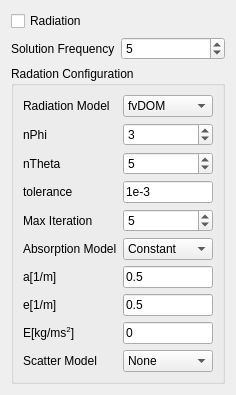
<?xml version="1.0" encoding="UTF-8"?>
<ui version="4.0">
 <class>Form</class>
 <widget class="QWidget" name="Form">
  <property name="geometry">
   <rect>
    <x>0</x>
    <y>0</y>
    <width>236</width>
    <height>365</height>
   </rect>
  </property>
  <property name="windowTitle">
   <string>Form</string>
  </property>
  <layout class="QHBoxLayout" name="horizontalLayout_2">
   <item>
    <layout class="QVBoxLayout" name="verticalLayout">
     <item>
      <widget class="QCheckBox" name="radiatChecBox">
       <property name="text">
        <string>Radiation </string>
       </property>
      </widget>
     </item>
     <item>
      <layout class="QHBoxLayout" name="horizontalLayout">
       <item>
        <widget class="QLabel" name="label">
         <property name="text">
          <string>Solution Frequency</string>
         </property>
        </widget>
       </item>
       <item>
        <widget class="QSpinBox" name="RadiateSoluFreqInput">
         <property name="singleStep">
          <number>1</number>
         </property>
         <property name="value">
          <number>5</number>
         </property>
        </widget>
       </item>
      </layout>
     </item>
     <item>
      <widget class="QGroupBox" name="groupBox">
       <property name="title">
        <string>Radation Configuration</string>
       </property>
       <layout class="QGridLayout" name="gridLayout">
        <item row="10" column="0">
         <widget class="QLabel" name="label_10">
          <property name="text">
           <string>e[1/m]</string>
          </property>
         </widget>
        </item>
        <item row="9" column="0">
         <widget class="QLabel" name="label_11">
          <property name="text">
           <string>a[1/m]</string>
          </property>
         </widget>
        </item>
        <item row="10" column="2">
         <widget class="QLineEdit" name="eInput">
          <property name="text">
           <string>0.5</string>
          </property>
         </widget>
        </item>
        <item row="3" column="2">
         <widget class="QLineEdit" name="radiatTolerInput">
          <property name="text">
           <string>1e-3</string>
          </property>
         </widget>
        </item>
        <item row="4" column="2">
         <widget class="QSpinBox" name="maxIterInput">
          <property name="value">
           <number>5</number>
          </property>
         </widget>
        </item>
        <item row="11" column="2">
         <widget class="QLineEdit" name="EInput">
          <property name="text">
           <string>0</string>
          </property>
         </widget>
        </item>
        <item row="2" column="0">
         <widget class="QLabel" name="label_7">
          <property name="text">
           <string>nTheta</string>
          </property>
         </widget>
        </item>
        <item row="1" column="0">
         <widget class="QLabel" name="label_5">
          <property name="text">
           <string>nPhi</string>
          </property>
         </widget>
        </item>
        <item row="5" column="0">
         <widget class="QLabel" name="label_3">
          <property name="text">
           <string>Absorption Model</string>
          </property>
         </widget>
        </item>
        <item row="9" column="2">
         <widget class="QLineEdit" name="aInput">
          <property name="text">
           <string>0.5</string>
          </property>
         </widget>
        </item>
        <item row="12" column="0">
         <widget class="QLabel" name="label_4">
          <property name="text">
           <string>Scatter Model</string>
          </property>
         </widget>
        </item>
        <item row="11" column="0">
         <widget class="QLabel" name="label_9">
          <property name="text">
           <string>E[kg/ms&lt;sup&gt;2&lt;/sup&gt;]</string>
          </property>
         </widget>
        </item>
        <item row="5" column="2">
         <widget class="QComboBox" name="AbsorpModelInput">
          <item>
           <property name="text">
            <string>Constant</string>
           </property>
          </item>
          <item>
           <property name="text">
            <string>None</string>
           </property>
          </item>
         </widget>
        </item>
        <item row="2" column="2">
         <widget class="QSpinBox" name="nThetaInput">
          <property name="value">
           <number>5</number>
          </property>
         </widget>
        </item>
        <item row="3" column="0">
         <widget class="QLabel" name="label_6">
          <property name="text">
           <string>tolerance</string>
          </property>
         </widget>
        </item>
        <item row="0" column="0">
         <widget class="QLabel" name="label_2">
          <property name="text">
           <string>Radiation Model</string>
          </property>
         </widget>
        </item>
        <item row="12" column="2">
         <widget class="QComboBox" name="ScattModelInput">
          <item>
           <property name="text">
            <string>None</string>
           </property>
          </item>
          <item>
           <property name="text">
            <string>Constant</string>
           </property>
          </item>
         </widget>
        </item>
        <item row="4" column="0">
         <widget class="QLabel" name="label_8">
          <property name="text">
           <string>Max Iteration</string>
          </property>
         </widget>
        </item>
        <item row="1" column="2">
         <widget class="QSpinBox" name="nPhiInput">
          <property name="value">
           <number>3</number>
          </property>
         </widget>
        </item>
        <item row="0" column="2">
         <widget class="QComboBox" name="ratiatModelCombox">
          <item>
           <property name="text">
            <string>fvDOM</string>
           </property>
          </item>
          <item>
           <property name="text">
            <string>viewFactor</string>
           </property>
          </item>
          <item>
           <property name="text">
            <string>P1</string>
           </property>
          </item>
         </widget>
        </item>
       </layout>
      </widget>
     </item>
    </layout>
   </item>
  </layout>
 </widget>
 <resources/>
 <connections/>
</ui>
